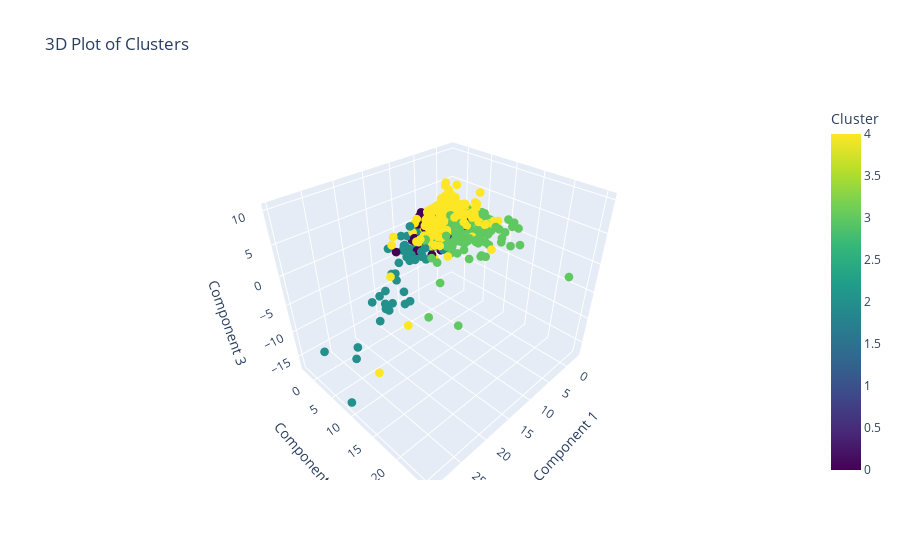

Write notebook code for a chart like this one.
### Markdown cell above
As seen on the heatmap above, the main components have mainly picked up on the `CREDIT_LIMIT` (component 1), `BALANCE` (component 2), `PURCHASES`/`ONEOFF_PURCHASES`/`INSTALLMENTS_PURCHASES`/`PAYMENTS` (component 3), `PAYMENTS` (component 4), and `MINIMUM_PAYMENTS` (component 5) columns.

### Code cell
import numpy as np
from mpl_toolkits.mplot3d import Axes3D
import matplotlib.pyplot as plt

clusters = np.argmax(W, axis=1)

import plotly.express as px
import pandas as pd

# Create a DataFrame for visualization
data = pd.DataFrame({
    'Component 1': df_pca[0],
    'Component 2': df_pca[1],
    'Component 3': df_pca[2],
    'Cluster': clusters
})

# Create a 3D scatter plot
fig = px.scatter_3d(data, x='Component 1', y='Component 2', z='Component 3',
                    color='Cluster', color_continuous_scale='Viridis',
                    title='3D Plot of Clusters')
fig.update_traces(marker=dict(size=3))
fig.show()

### Figure 1 — Plotly figure (JSON) as saved in the notebook; plotly's stock layout.template omitted (floating-point values rounded to 4 significant figures; data arrays with more than 128 entries replaced by an {"elided": "..."} marker saying what was removed)
{"data": [{"hovertemplate": "Component 1=%{x}<br>Component 2=%{y}<br>Component 3=%{z}<br>Cluster=%{marker.color}<extra></extra>", "legendgroup": "", "marker": {"color": {"elided": "8950 int values"}, "coloraxis": "coloraxis", "size": 3, "symbol": "circle"}, "mode": "markers", "name": "", "scene": "scene", "showlegend": false, "type": "scatter3d", "x": {"elided": "8950 float values"}, "y": {"elided": "8950 float values"}, "z": {"elided": "8950 float values"}}], "layout": {"coloraxis": {"colorbar": {"title": {"text": "Cluster"}}, "colorscale": [[0, "#440154"], [0.1111, "#482878"], [0.2222, "#3e4989"], [0.3333, "#31688e"], [0.4444, "#26828e"], [0.5556, "#1f9e89"], [0.6667, "#35b779"], [0.7778, "#6ece58"], [0.8889, "#b5de2b"], [1, "#fde725"]]}, "legend": {"tracegroupgap": 0}, "scene": {"domain": {"x": [0, 1], "y": [0, 1]}, "xaxis": {"title": {"text": "Component 1"}}, "yaxis": {"title": {"text": "Component 2"}}, "zaxis": {"title": {"text": "Component 3"}}}, "title": {"text": "3D Plot of Clusters"}}}
